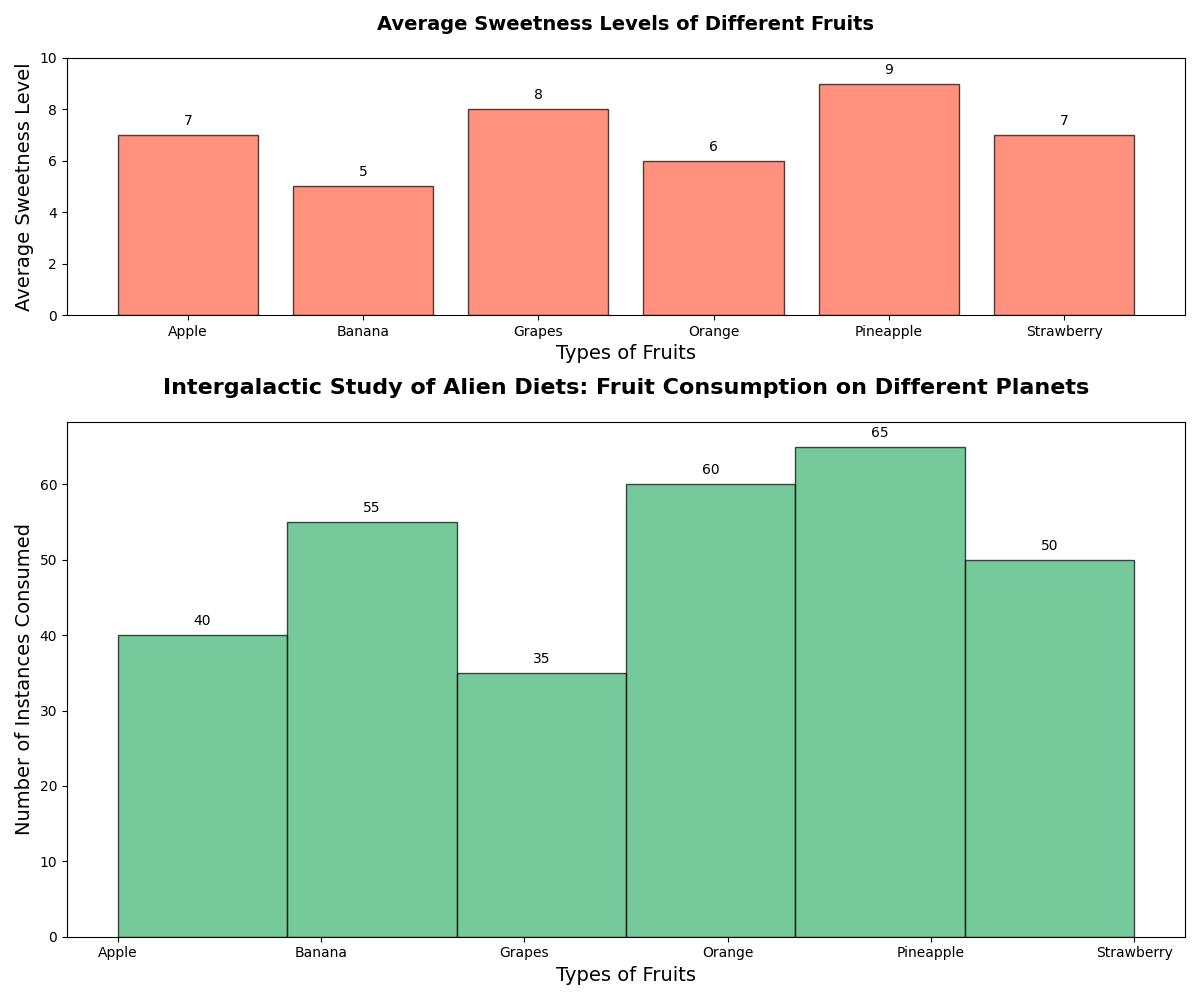

Source code (Python):
import matplotlib.pyplot as plt
import numpy as np

fruits = ['Apple', 'Banana', 'Grapes', 'Orange', 'Pineapple', 'Strawberry']
consumption_alpha = [15, 25, 10, 5, 30, 20]
consumption_beta = [20, 10, 15, 25, 10, 20]
consumption_gamma = [5, 20, 10, 30, 25, 10]
avg_sweetness_levels = [7, 5, 8, 6, 9, 7]

data = []
for fruit, count in zip(fruits * 3, consumption_alpha + consumption_beta + consumption_gamma):
    data.extend([fruit] * count)

fig, axs = plt.subplots(2, 1, figsize=(12, 10), gridspec_kw={'height_ratios': [1, 2]})

# Place the avg_sweetness_levels bar chart on top
ax1 = axs[0]
ax1.bar(fruits, avg_sweetness_levels, color='tomato', edgecolor='black', alpha=0.7)
ax1.set_title('Average Sweetness Levels of Different Fruits', fontsize=14, fontweight='bold', pad=20)
ax1.set_xlabel('Types of Fruits', fontsize=14)
ax1.set_ylabel('Average Sweetness Level', fontsize=14)
ax1.set_ylim(0, 10)

for i, sweetness in enumerate(avg_sweetness_levels):
    ax1.annotate(f'{sweetness}', xy=(i, sweetness),
                 xytext=(0, 5), textcoords='offset points', ha='center', va='bottom', fontsize=10)

# Place the fruit consumption histogram on the bottom
ax2 = axs[1]
n, bins, patches = ax2.hist(data, bins=len(fruits), edgecolor='black', color='mediumseagreen', alpha=0.7)
ax2.set_title('Intergalactic Study of Alien Diets: Fruit Consumption on Different Planets', fontsize=16, fontweight='bold', pad=20)
ax2.set_xlabel('Types of Fruits', fontsize=14)
ax2.set_ylabel('Number of Instances Consumed', fontsize=14)
ax2.set_xticks(np.arange(len(fruits)))
ax2.set_xticklabels(fruits)

for count, rect in zip(n, patches):
    height = rect.get_height()
    ax2.annotate(f'{int(count)}', xy=(rect.get_x() + rect.get_width() / 2, height),
                 xytext=(0, 5), textcoords='offset points', ha='center', va='bottom', fontsize=10)

plt.tight_layout()
plt.show()
